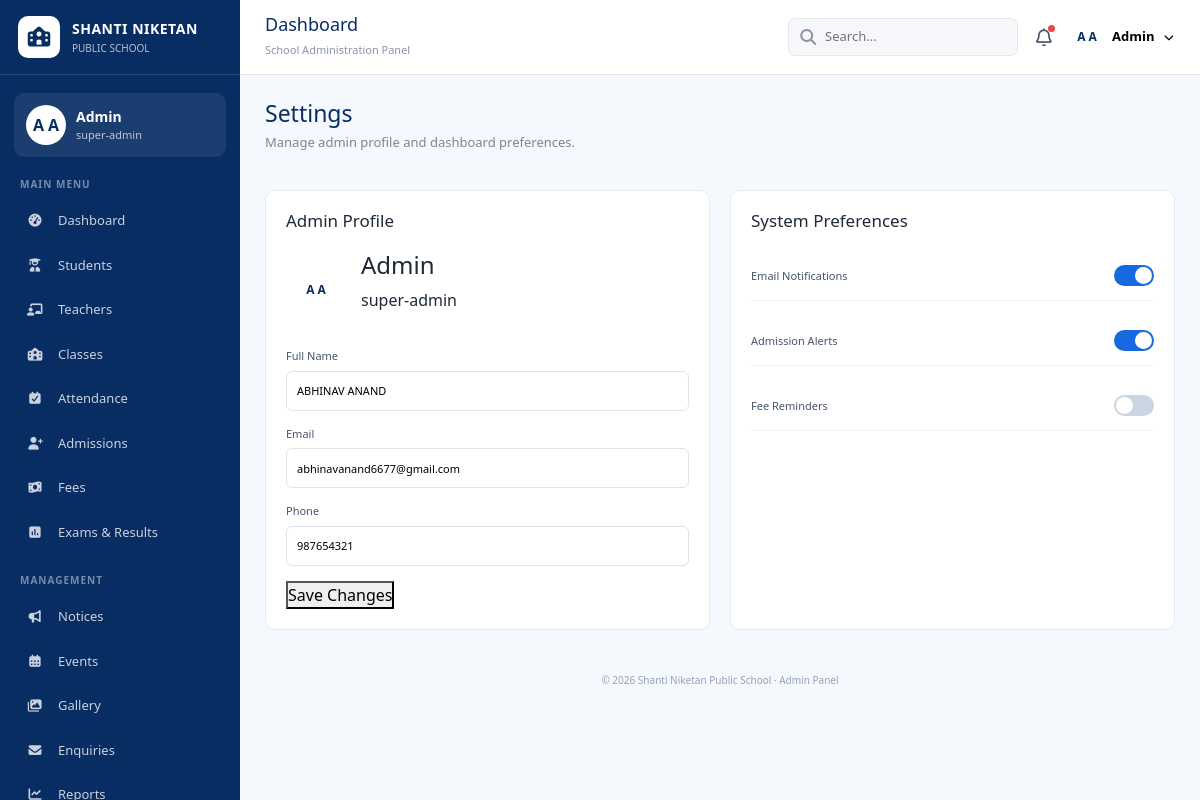
Screenshot of /adminSettings/ (signed in) with the database file from the repository.
### students/models.py (models this page shows)
class User(AbstractUser):
    ADMIN = "Super Admin"
    STUDENT = "Student"
    TEACHER = "Teacher"
    ROLE_CHOICES = (
        (ADMIN, "Super Admin"),
        (STUDENT, "Student"),
        (TEACHER, "Teacher"),
    )
    firstname = models.CharField(max_length=255)
    lastname = models.CharField(max_length=255)
    email = models.EmailField(unique=True)
    phone_number = models.CharField(max_length=20)
    password = models.CharField(max_length=255)
    role = models.CharField(max_length=20, choices=ROLE_CHOICES,null=True, blank=True)

### students/views.py (the view, shortened to what this page needs)
# urls.py: path('adminSettings/', adminSettingsview, name = 'admin_settings_page'),
def adminSettingsview(request):
    user_is = User.objects.get(id=request.user.id)
    context = {
        'user_is': user_is,
    }
    return render(request, 'admin_Settings.html', context)

### students/templates/admin_Settings.html (shortened to what this page needs)
{% extends 'base2.html' %}
{% load static %}
{% block content %}
<section class="dashboard-section active-section" id="section-settings">
    <div class="section-top">
        <div>
            <h2>Settings</h2>
            <p>Manage admin profile and dashboard preferences.</p>
        </div>
    </div>
    <div class="settings-grid">
        <div class="panel settings-panel">
            <h3>Admin Profile</h3>
            <div class="profile-large">
                <div class="profile-avatar large">
                    {{ user_is.firstname|first|upper }} {{user_is.lastname|first|upper}}
                </div>
                <div>
                    <h4>Admin</h4>
                    <p>{{user_is.role}}</p>
                </div>
            </div>
            <form method="post">
                <label>
                    Full Name
                    <input type="text" value="{{user_is.firstname}} {{user_is.lastname}}" />
                </label>
                <label>
                    Email
                    <input type="email" value="{{user_is.email}}" name="Email" />
                </label>
                <label>
                    Phone
                    <input type="text" value="{{user_is.phone_number}}" name="Ph_No" />
                </label>
                <button type="submit">Save Changes</button>
            </form>
        </div>
        <div class="panel settings-panel">
            <h3>System Preferences</h3>
            <label class="switch-row">
                <span> Email Notifications </span>
                <span class="fake-switch"></span>
            </label>
            <label class="switch-row">
                <span> Admission Alerts </span>
                <span class="fake-switch"></span>
            </label>
            <label class="switch-row">
                <span> Fee Reminders </span>
                <span class="fake-switch"></span>
            </label>
        </div>
    </div>
</section>
{% endblock %}

### students/templates/base2.html (shortened to what this page needs)
<!DOCTYPE html>
<html lang="en">
{% load static %}
<head>
    <link rel="stylesheet" href="https://cdn.jsdelivr.net/npm/bootstrap@4.6.2/dist/css/bootstrap.min.css">
    <link rel="stylesheet" href="https://cdnjs.cloudflare.com/ajax/libs/font-awesome/7.3.0/css/all.min.css">
    <link rel="stylesheet" href="{% static 'CSS/adminDashboard.css' %}">
</head>
<body>
    <div class="dashboard-wrapper">
        <aside class="sidebar" id="sidebar">
            <div class="sidebar-brand">
                <div class="school-icon">
                    <i class="fa-solid fa-school"></i>
                </div>
                <div>
                    <strong>SHANTI NIKETAN</strong>
                    <small>PUBLIC SCHOOL</small>
                </div>
            </div>
            <div class="admin-mini">
                <div class="admin-avatar">
                                        {{ request.user.firstname|first|upper }} {{request.user.lastname|first|upper}}
                </div>
                <div>
                    <strong>Admin</strong>
                    <small>{{request.user.role}}</small>
                </div>
            </div>
            <nav class="sidebar-menu">
                <p class="menu-title">MAIN MENU</p>
                <a href="{% url 'admin_dashboard_page' %}" class="menu-link {% block dash_active %}active{% endblock %}"
                    data-section="dashboard">
                    <i class="fa-solid fa-gauge-high"></i>
                    <span>Dashboard</span>
                </a>
                <a href="{% url 'admin_students_page' %}" class="menu-link {% block students_active %}{% endblock %}"
                    data-section="students">
                    <i class="fa-solid fa-user-graduate"></i>
                    <span>Students</span>
                </a>
                <a href="#" class="menu-link" data-section="teachers">
                    <i class="fa-solid fa-chalkboard-user"></i>
                    <span>Teachers</span>
                </a>
                <a href="#" class="menu-link" data-section="classes">
                    <i class="fa-solid fa-school"></i>
                    <span>Classes</span>
                </a>
                <a href="#" class="menu-link" data-section="attendance">
                    <i class="fa-solid fa-calendar-check"></i>
                    <span>Attendance</span>
                </a>
                <a href="{% url 'admin_admission_page' %}" class="menu-link {% block adm_active %}{% endblock %}"
                    data-section="admissions">
                    <i class="fa-solid fa-user-plus"></i>
                    <span>Admissions</span>
                </a>
                <a href="#" class="menu-link" data-section="fees">
                    <i class="fa-solid fa-money-bill-wave"></i>
                    <span>Fees</span>
                </a>
                <a href="#" class="menu-link" data-section="results">
                    <i class="fa-solid fa-square-poll-vertical"></i>
                    <span>Exams & Results</span>
                </a>
                <p class="menu-title">MANAGEMENT</p>
                <a href="#" class="menu-link" data-section="notices">
                    <i class="fa-solid fa-bullhorn"></i>
                    <span>Notices</span>
                </a>
                <a href="#" class="menu-link" data-section="events">
                    <i class="fa-solid fa-calendar-days"></i>
                    <span>Events</span>
                </a>
                <a href="#" class="menu-link" data-section="gallery">
                    <i class="fa-solid fa-images"></i>
                    <span>Gallery</span>
                </a>
                <a href="{% url 'admin_enquiries_page' %}" class="menu-link {% block enq_active %}{% endblock %}" data-section="enquiries">
                    <i class="fa-solid fa-envelope"></i>
                    <span>Enquiries</span>
                </a>
                <a href="#" class="menu-link" data-section="reports">
                    <i class="fa-solid fa-chart-line"></i>
                    <span>Reports</span>
                </a>
            </nav>
        </aside>
        <div class="main-area">
            <header class="topbar">
                <div class="top-left">
                    <div class="page-title">
                        <h4 id="topTitle">
                            Dashboard
                        </h4>
                        <small>
                            School Administration Panel
                        </small>
                    </div>
                </div>
                <div class="top-actions">
                    <div class="search-box">
                        <i class="fa-solid fa-magnifying-glass"></i>
                        <input type="text" id="globalSearch" placeholder="Search...">
                    </div>
                    <button class="icon-btn">
                        <i class="fa-regular fa-bell"></i>
                        <span class="notification-dot"></span>
                    </button>
                    <div class="profile-dropdown">
                        <button class="profile-btn" id="profileBtn">
                            <span class="profile-avatar">
                                {{ request.user.firstname|first|upper }} {{request.user.lastname|first|upper}}
                            </span>
                            <span class="profile-name">
                                Admin
                            </span>
                            <i class="fa-solid fa-chevron-down"></i>
                        </button>
                    </div>
                </div>
            </header>
            <main class="content">
                {% block content %}
                {% endblock %}
            </main>
            <footer class="dashboard-footer">
                © 2026 Shanti Niketan Public School · Admin Panel
            </footer>
        </div>
    </div>
</body>
</html>

### rows the page displays
User: user.firstname|first "A", user.lastname|first "A", user.role "super-admin", firstname|first "A", lastname|first "A", role "super-admin", firstname "ABHINAV ANAND", Email "abhinavanand6677@gmail.com", Ph_No "987654321"
